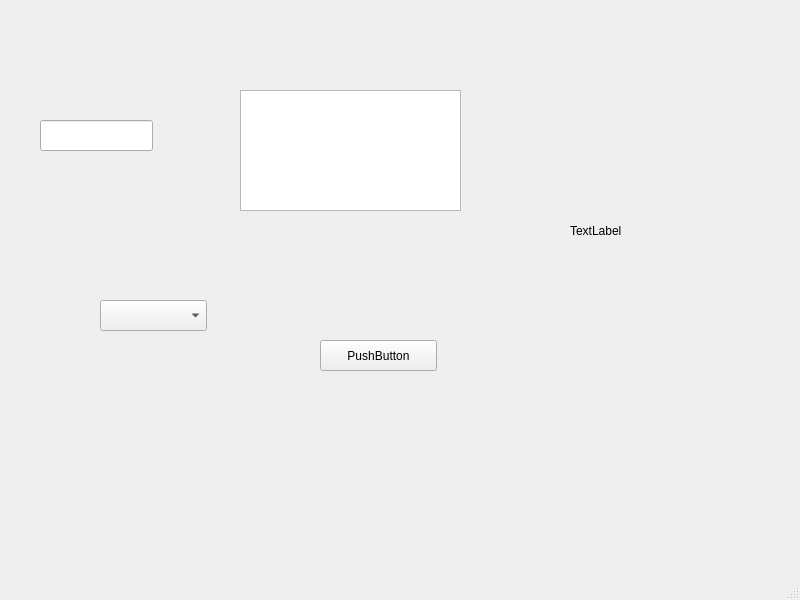
<?xml version="1.0" encoding="UTF-8"?>
<ui version="4.0">
 <class>MainWindow</class>
 <widget class="QMainWindow" name="MainWindow">
  <property name="geometry">
   <rect>
    <x>0</x>
    <y>0</y>
    <width>800</width>
    <height>600</height>
   </rect>
  </property>
  <property name="windowTitle">
   <string>MainWindow</string>
  </property>
  <widget class="QWidget" name="centralwidget">
   <widget class="QPushButton" name="txtBtn">
    <property name="geometry">
     <rect>
      <x>320</x>
      <y>340</y>
      <width>117</width>
      <height>31</height>
     </rect>
    </property>
    <property name="text">
     <string>PushButton</string>
    </property>
   </widget>
   <widget class="QPlainTextEdit" name="plainTextEdit">
    <property name="geometry">
     <rect>
      <x>240</x>
      <y>90</y>
      <width>221</width>
      <height>121</height>
     </rect>
    </property>
   </widget>
   <widget class="QLabel" name="label">
    <property name="geometry">
     <rect>
      <x>570</x>
      <y>180</y>
      <width>141</width>
      <height>101</height>
     </rect>
    </property>
    <property name="text">
     <string>TextLabel</string>
    </property>
   </widget>
   <widget class="QLineEdit" name="lineEdit">
    <property name="geometry">
     <rect>
      <x>40</x>
      <y>120</y>
      <width>113</width>
      <height>31</height>
     </rect>
    </property>
   </widget>
   <widget class="QComboBox" name="comboBox">
    <property name="geometry">
     <rect>
      <x>100</x>
      <y>300</y>
      <width>107</width>
      <height>31</height>
     </rect>
    </property>
   </widget>
  </widget>
  <widget class="QMenuBar" name="menubar">
   <property name="geometry">
    <rect>
     <x>0</x>
     <y>0</y>
     <width>800</width>
     <height>28</height>
    </rect>
   </property>
  </widget>
  <widget class="QStatusBar" name="statusbar"/>
 </widget>
 <resources/>
 <connections/>
</ui>
